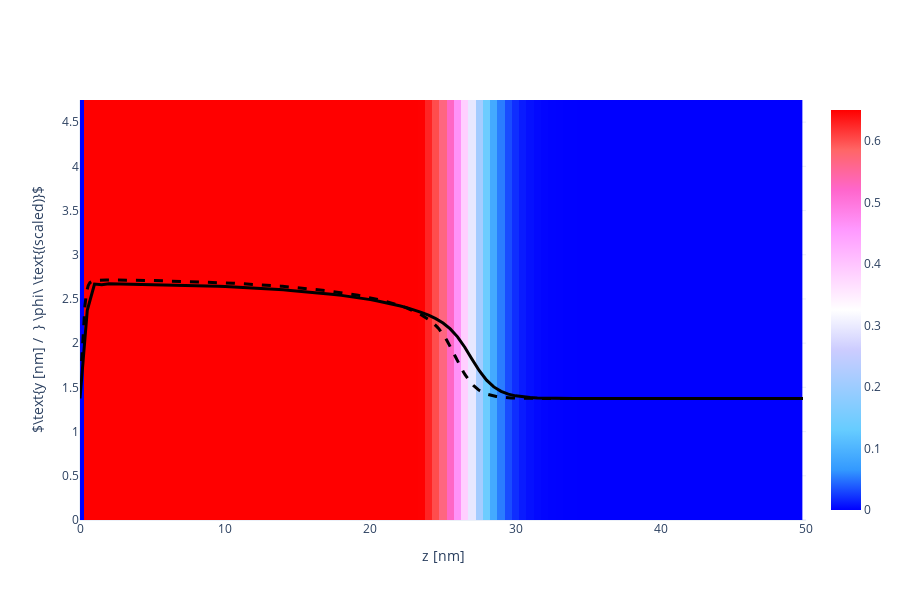

The notebook cell saved with this chart:
### Code cell
X, Y, Z = np.array(phAr.iloc[:,0]), np.array(phAr.iloc[:,1]), np.array(phAr.iloc[:,2])
vol = np.array(phAr.iloc[:,3])

Lz_max = 50
vol = vol[Z < Lz_max]
X = X[Z < Lz_max]
Y = Y[Z < Lz_max]
Z = Z[Z < Lz_max]

Nz_new = int(len(Z)/Nx/Ny)
x = [X[i*Ny*Nz_new] for i in range(Nx)]
y = [Y[j*Nz_new]    for j in range(Ny)]
z = [Z[k]           for k in range(Nz_new)]

xslice = 10
islice = int(xslice*(x[1]-x[0]))
vol = np.array([vol[(islice*Ny+j)*Nz_new+k] for j in range(Ny) for k in range(Nz_new)]).reshape(Ny, Nz_new)

import plotly.graph_objects as go
heatmap = go.Heatmap(
            x=z, y=y, z=vol,
            zmin = 0.0, zmax = 0.65,
            colorscale= 'Picnic'
          )
scatter = go.Scatter(
            x = z,
            y = 1.5*vol[int(Ny/2), :] + max(y)/2-1,
            line = dict(color='black', width=3)
          )

fname = GIT+'ph_a000x075s010_1D.dat'
df = pd.read_csv(fname, sep="\s+", skiprows=0)
a000x075_1d = pd.DataFrame([df.iloc[:,0], df.iloc[:,1]], index=['z', 'pha']).T

reference = go.Scatter(
                x = a000x075_1d.z,
                y = 1.5*a000x075_1d.pha + max(y)/2-1,
                line = dict(color='black', width=3, dash='dash')
            )

layout = go.Layout( xaxis_range = [0, Lz_max], yaxis_range = [0, y[-1]],
                    yaxis_title = r'$\text{y [nm] /  } \phi\ \text{(scaled)}$', xaxis_title = 'z [nm]',
                    scene_xaxis_showticklabels=True,
                    scene_yaxis_showticklabels=True,
                    scene_zaxis_showticklabels=True,
                    showlegend = False,
                    template='plotly_white', width=900, height=600)
fig = go.Figure(data = [heatmap, scatter, reference], layout = layout)
fig.show()

### Figure 1 — Plotly figure (JSON) as saved in the notebook; plotly's stock layout.template omitted (floating-point values rounded to 4 significant figures; data arrays with more than 128 entries replaced by an {"elided": "..."} marker saying what was removed)
{"data": [{"colorscale": [[0, "rgb(0,0,255)"], [0.1, "rgb(51,153,255)"], [0.2, "rgb(102,204,255)"], [0.3, "rgb(153,204,255)"], [0.4, "rgb(204,204,255)"], [0.5, "rgb(255,255,255)"], [0.6, "rgb(255,204,255)"], [0.7, "rgb(255,153,255)"], [0.8, "rgb(255,102,204)"], [0.9, "rgb(255,102,102)"], [1, "rgb(255,0,0)"]], "type": "heatmap", "x": [0, 0.5, 1, 1.5, 2, 2.5, 3, 3.5, 4, 4.5, 5, 5.5, 6, 6.5, 7, 7.5, 8, 8.5, 9, 9.5, 10, 10.5, 11, 11.5, 12, 12.5, 13, 13.5, 14, 14.5, 15, 15.5, 16, 16.5, 17, 17.5, 18, 18.5, 19, 19.5, 20, 20.5, 21, 21.5, 22, 22.5, 23, 23.5, 24, 24.5, 25, 25.5, 26, 26.5, 27, 27.5, 28, 28.5, 29, 29.5, 30, 30.5, 31, 31.5, 32, 32.5, 33, 33.5, 34, 34.5, 35, 35.5, 36, 36.5, 37, 37.5, 38, 38.5, 39, 39.5, 40, 40.5, 41, 41.5, 42, 42.5, 43, 43.5, 44, 44.5, 45, 45.5, 46, 46.5, 47, 47.5, 48, 48.5, 49, 49.5], "y": [0, 0.25, 0.5, 0.75, 1, 1.25, 1.5, 1.75, 2, 2.25, 2.5, 2.75, 3, 3.25, 3.5, 3.75, 4, 4.25, 4.5, 4.75], "z": {"elided": "20x100 float values"}, "zmax": 0.65, "zmin": 0}, {"line": {"color": "black", "width": 3}, "type": "scatter", "x": [0, 0.5, 1, 1.5, 2, 2.5, 3, 3.5, 4, 4.5, 5, 5.5, 6, 6.5, 7, 7.5, 8, 8.5, 9, 9.5, 10, 10.5, 11, 11.5, 12, 12.5, 13, 13.5, 14, 14.5, 15, 15.5, 16, 16.5, 17, 17.5, 18, 18.5, 19, 19.5, 20, 20.5, 21, 21.5, 22, 22.5, 23, 23.5, 24, 24.5, 25, 25.5, 26, 26.5, 27, 27.5, 28, 28.5, 29, 29.5, 30, 30.5, 31, 31.5, 32, 32.5, 33, 33.5, 34, 34.5, 35, 35.5, 36, 36.5, 37, 37.5, 38, 38.5, 39, 39.5, 40, 40.5, 41, 41.5, 42, 42.5, 43, 43.5, 44, 44.5, 45, 45.5, 46, 46.5, 47, 47.5, 48, 48.5, 49, 49.5], "y": [1.375, 2.371, 2.669, 2.662, 2.672, 2.67, 2.67, 2.67, 2.669, 2.667, 2.666, 2.664, 2.662, 2.66, 2.658, 2.655, 2.652, 2.65, 2.647, 2.643, 2.64, 2.636, 2.632, 2.628, 2.624, 2.619, 2.614, 2.609, 2.603, 2.597, 2.59, 2.583, 2.576, 2.568, 2.559, 2.55, 2.54, 2.53, 2.518, 2.506, 2.492, 2.477, 2.461, 2.443, 2.424, 2.402, 2.377, 2.349, 2.316, 2.277, 2.227, 2.162, 2.072, 1.954, 1.819, 1.688, 1.581, 1.505, 1.455, 1.423, 1.404, 1.392, 1.385, 1.381, 1.378, 1.377, 1.376, 1.376, 1.375, 1.375, 1.375, 1.375, 1.375, 1.375, 1.375, 1.375, 1.375, 1.375, 1.375, 1.375, 1.375, 1.375, 1.375, 1.375, 1.375, 1.375, 1.375, 1.375, 1.375, 1.375, 1.375, 1.375, 1.375, 1.375, 1.375, 1.375, 1.375, 1.375, 1.375, 1.375]}, {"line": {"color": "black", "dash": "dash", "width": 3}, "type": "scatter", "x": {"elided": "440 float values"}, "y": {"elided": "440 float values"}}], "layout": {"height": 600, "scene": {"xaxis": {"showticklabels": true}, "yaxis": {"showticklabels": true}, "zaxis": {"showticklabels": true}}, "showlegend": false, "width": 900, "xaxis": {"range": [0, 50], "title": {"text": "z [nm]"}, "type": "linear"}, "yaxis": {"range": [0, 4.75], "title": {"text": "$\\text{y [nm] /  } \\phi\\ \\text{(scaled)}$"}, "type": "linear"}}}
